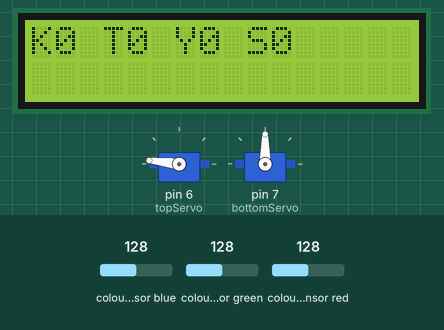
This sketch was run on a simulated Arduino Uno, built with avr-gcc and run on an emulated ATmega328P. On the bench: 2 × servo, 16×2 character LCD. Wiring (inferred from the names in the program): TCS3200 colour sensor: output pin 5; S2 pin 3; S3 pin 4; S0 A0; S1 pin 2. The inputs (shaded band) are chosen by the test bench; at power-on: colour sensor blue 128, colour sensor green 128, colour sensor red 128. What the sketch prints to the serial monitor is not drawn.

Above: at 0.21 s.
At 2.02 s:
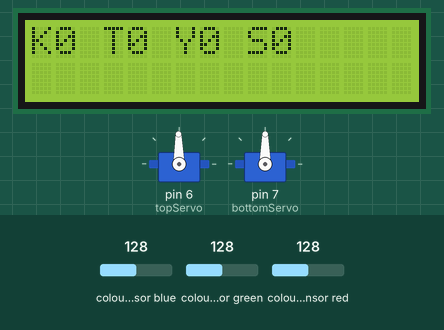
At 3.98 s:
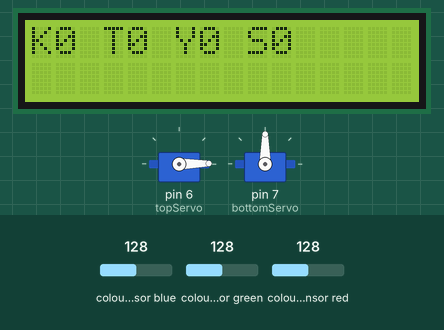
At 7.89 s:
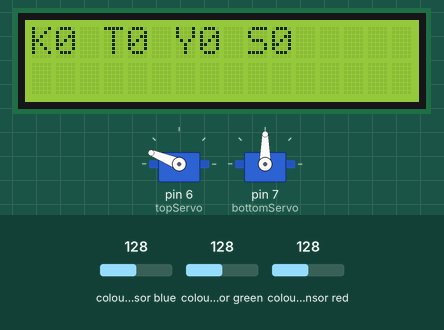
Timing chart, 0 to 40.0 s (numbered marks = the images above):
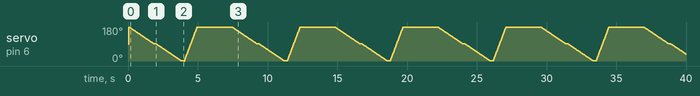

The sketch:

code.ino
```cpp
#include <Servo.h>
#include <LiquidCrystal.h>
#define S0 A0
#define S1 2
#define S2 3
#define S3 4
#define sensorOut 5
Servo topServo;
Servo bottomServo;
LiquidCrystal lcd(8,9,10,11,12,13,A1);
int frequency = 0;
int color=0;

//colors
int r,y,g,o;

void setup() {
  pinMode(S0, OUTPUT);
  pinMode(S1, OUTPUT);
  pinMode(S2, OUTPUT);
  pinMode(S3, OUTPUT);
  pinMode(sensorOut, INPUT);
  // Setting frequency-scaling to 20%
  digitalWrite(S0, HIGH);
  digitalWrite(S1, LOW);
  topServo.attach(6);
  bottomServo.attach(7);
  lcd.begin(16,2);
  Serial.begin(9600);
  updateLcd();
}


void loop() {

  for(int i = 180; i > 90; i--) {
    topServo.write(i);
    delay(20);
  }

   color = readColor();

   switch (color) {
    case 1:
    r++;
    bottomServo.write(20);
    break;
    case 2:
    o++;
    bottomServo.write(65);
    break;
    case 3:
    g++;
    bottomServo.write(110);
    break;
    case 4:
    y++;
    bottomServo.write(155);
    break;
    //default:
    //n++;
    //bottomServo.write(150);
  }

  updateLcd();
   for(int i = 90; i > 0; i--) {
    topServo.write(i);
    delay(20);
  }

  delay(200);
  for(int i = 0; i < 180; i++) {
    topServo.write(i);
    delay(5);
  }

  color=0;
  delay(2500);
}


int readColor() {
  // red
  digitalWrite(S2, LOW);
  digitalWrite(S3, LOW);
  frequency = pulseIn(sensorOut, LOW);
  int R = frequency;
  Serial.print("R= ");
  Serial.print(frequency);
  Serial.print("  ");
  delay(50);

  // green
  digitalWrite(S2, HIGH);
  digitalWrite(S3, HIGH);
  frequency = pulseIn(sensorOut, LOW);
  int G = frequency;
  Serial.print("G= ");
  Serial.print(frequency);
  Serial.print("  ");
  delay(50);

  // Blue
  digitalWrite(S2, LOW);
  digitalWrite(S3, HIGH);
  frequency = pulseIn(sensorOut, LOW);
  int B = frequency;
  Serial.print("B= ");//printing name
  Serial.print(frequency);//printing RED color frequency
  Serial.println("  ");
  delay(50);

  if(R<77 & R>60 & G<130 & G>105){
    color = 1; // Red
  }
  if(R<70 & R>50 & G<110 & G>90){
    color = 2; // Orange
  }
  if(R<100 & R>60 & G<95 & G>70){
    color = 3; // Green
  }
  if(R<62 & R>45 & G<80 & G>65){
    color = 4; // Yellow
  }

  return color;
}

void updateLcd()
{
  lcd.setCursor(0,0);
  lcd.print("K");
  lcd.print(r);

  lcd.print(" T");
  lcd.print(o);

  lcd.print(" Y");
  lcd.print(g);

  lcd.print(" S");
  lcd.print(y);

   //lcd.print(" N");
   //lcd.print(n);
}
```
